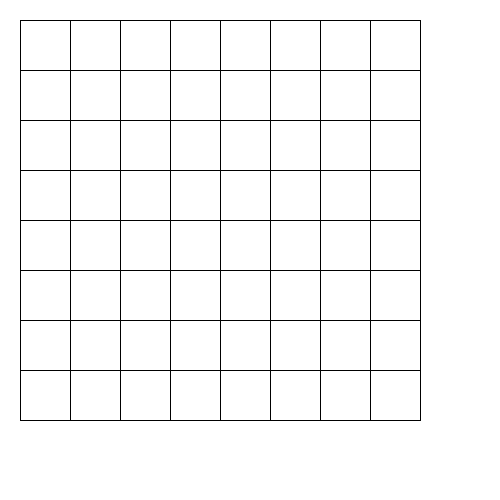
Frame 1 (no input)
Frame 60 (the mouse pressed at the canvas centre just before this capture): identical to frame 1, image omitted
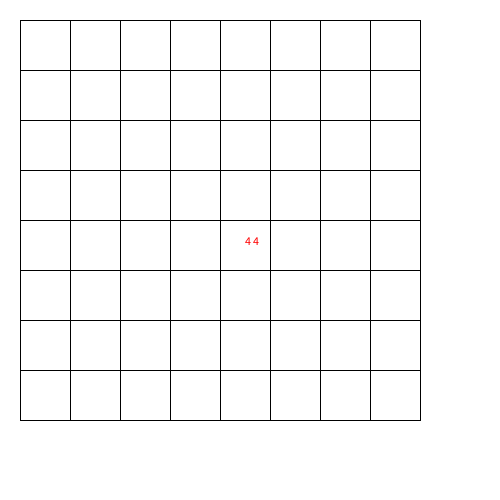
Frame 120 (the mouse held since frame 60 and released just before this capture)

The Processing sketch that drew these frames (run headless with seeded random() and noise(); from frame 60 on, the mouse is pressed at the canvas centre):

// Processing sketch: GridClick
// ── GridClick.pde
int MARGIN = 20;
int CELL_SIZE = 50;
int CELL_NB = 8;

// To display click position
int posX, posY;
String info = "";

void setup()
{
  size(500, 500);
}

void draw()
{
  background(255);
  fill(#0000AA);
  for (int i = 0; i <= CELL_NB; i++)
  {
    line(MARGIN + i * CELL_SIZE, MARGIN, MARGIN + i * CELL_SIZE, MARGIN + CELL_NB * CELL_SIZE);
    line(MARGIN, MARGIN + i * CELL_SIZE, MARGIN + CELL_NB * CELL_SIZE, MARGIN + i * CELL_SIZE);
  }
  fill(#FF0000);
  text(info, posX, posY);
}

void mousePressed()
{
  int cellX = (mouseX - MARGIN) / CELL_SIZE;
  int cellY = (mouseY - MARGIN) / CELL_SIZE;
  posX = MARGIN + cellX * CELL_SIZE + CELL_SIZE / 2;
  posY = MARGIN + cellY * CELL_SIZE + CELL_SIZE / 2;
  info = cellX + " " + cellY;
}
